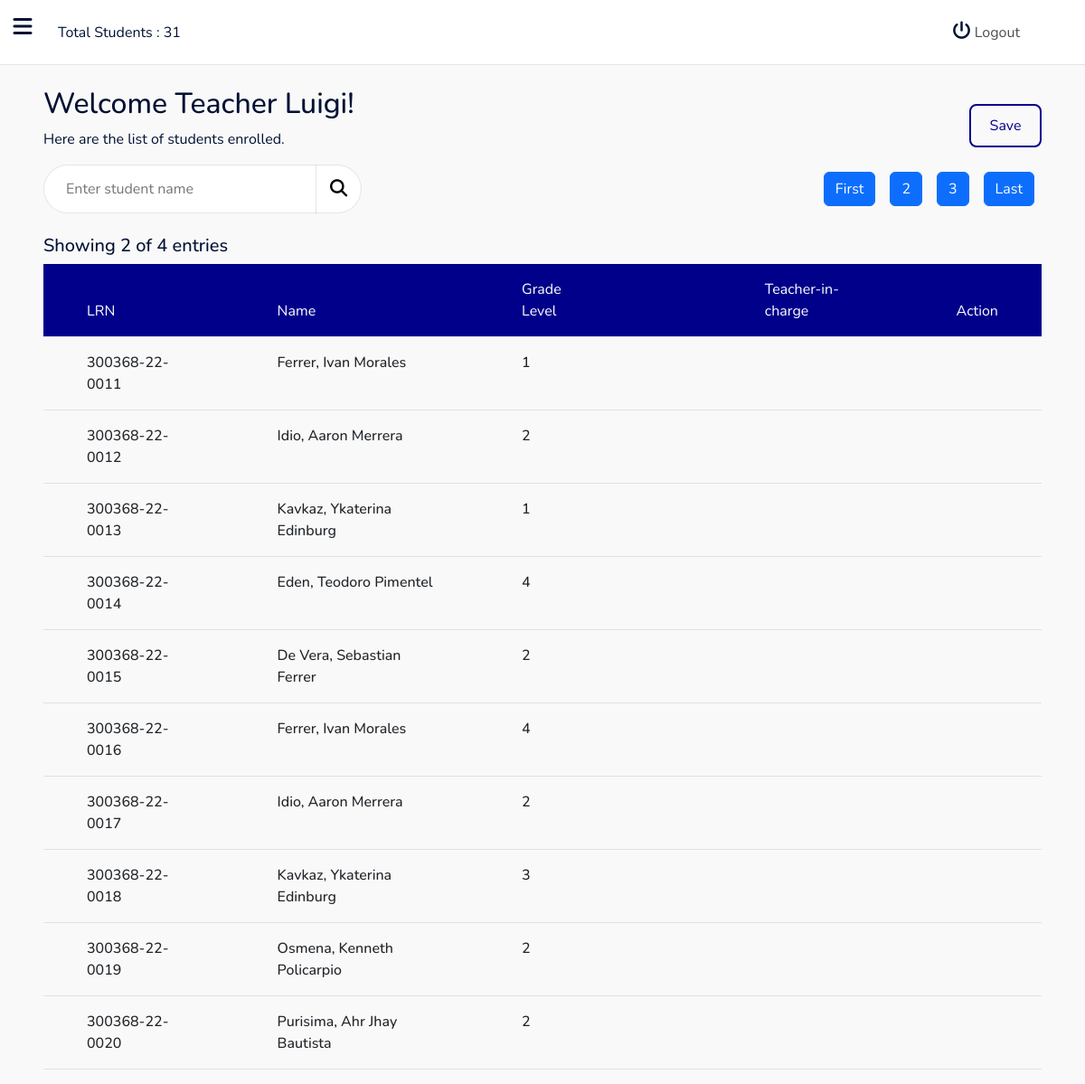
The app's page /teacher.php?page=2 (signed in) with its own data.
### tables this page shows
CREATE TABLE `teachers` (
  `id` int(11) NOT NULL,
  `username` varchar(255) NOT NULL,
  `firstname` varchar(255) NOT NULL,
  `middlename` varchar(255) NOT NULL,
  `lastname` varchar(255) NOT NULL,
  `password` text NOT NULL
);

CREATE TABLE `students` (
  `id` int(11) NOT NULL,
  `student_lrn` text NOT NULL,
  `firstname` varchar(255) NOT NULL,
  `middlename` varchar(255) NOT NULL,
  `lastname` varchar(255) NOT NULL,
  `birthday` varchar(32) NOT NULL,
  `present_house_no` varchar(255) NOT NULL,
  `present_brgy` varchar(255) NOT NULL,
  `present_town_city` varchar(255) NOT NULL,
  `present_province` varchar(255) NOT NULL,
  `perm_house_no` varchar(255) NOT NULL,
  `perm_brgy` varchar(255) NOT NULL,
  `perm_townCity` varchar(255) NOT NULL,
  `perm_province` varchar(255) NOT NULL,
  `father_name` varchar(255) NOT NULL,
  `father_educ` varchar(255) NOT NULL,
  `father_occu` varchar(255) NOT NULL,
  `father_contact` varchar(255) NOT NULL,
  `mother_name` varchar(255) NOT NULL,
  `mother_educ` varchar(255) NOT NULL,
  `mother_occu` varchar(255) NOT NULL,
  `mother_contact` varchar(255) NOT NULL,
  `no_siblings` varchar(255) NOT NULL,
  `gender` varchar(10) NOT NULL,
  `birth_order` varchar(255) NOT NULL,
  `living_with` varchar(255) NOT NULL,
  `guardian_name` varchar(255) NOT NULL,
  `guardian_relation` varchar(255) NOT NULL,
  `guardian_address` varchar(255) NOT NULL,
  `total_fam_income` varchar(255) NOT NULL,
  `hand_type` varchar(255) NOT NULL,
  `vision_type` varchar(255) NOT NULL,
  `hearing_condition` varchar(255) NOT NULL,
  `speech_condition` varchar(255) NOT NULL,
  `password` text NOT NULL,
  `grade_level` varchar(32) NOT NULL
);

### classes/Singleton.class.php (called while the page is built, shortened)
<?php
require_once("DbHelper.class.php");
class Singleton
{
    private static $m_DbInstance;
    private static function InitDbHelper() : DbHelper
    {
        return new DbHelper
        (
            Config::GetHost(),
            Config::GetUsername(),
            Config::GetPassword(),
            Config::GetDbName()
        );
    }
    public static function GetDbHelperInstance() : DbHelper
    {
        if (self::$m_DbInstance == null)
        {
            self::$m_DbInstance = self::InitDbHelper();
        }
        return self::$m_DbInstance;
    }
}
?>

### includes/teachers.students-mgt.php (called while the page is built)
<?php
require_once "includes/autoloader.inc.php";
$db = Singleton::GetDbHelperInstance();
$table = Constants::$STUDENTS_TABLE;
$entriesPerPage = 10;
$totalEntries = $db -> CountRows($table);
$totalPages = ceil($totalEntries / $entriesPerPage);
$currentPageIndex = isset($_GET['page']) ? $_GET['page'] : 1;
$offsetX = ($currentPageIndex - 1) * $entriesPerPage;
$students_table = $db -> SelectLimitOffset($table, $offsetX, $entriesPerPage);
?>

### classes/DbHelper.class.php (called while the page is built, shortened)
<?php
class DbHelper
{
    public $Pdo;
    function __construct(string $host, string $username, string $password, string $dbname, int $port = 3306)
    {
        $this -> Host = $host;
        $this -> Username = $username;
        $this -> Password = $password;
        $this -> DbName = $dbname;
        $provider = "mysql:host={$this->Host}; dbname={$this->DbName}; charset=utf8";
        $this -> Pdo = new PDO($provider, $this -> Username, $this -> Password);
        $this -> Pdo -> setAttribute(PDO::ATTR_ERRMODE, PDO::ERRMODE_EXCEPTION);
        $this -> Pdo -> setAttribute(PDO::MYSQL_ATTR_INIT_COMMAND, "SET sql_mode=(SELECT REPLACE(@@sql_mode,'ONLY_FULL_GROUP_BY',''))");
    }
    public function CountRows(string $table) : int
    {
        $sth = $this -> Pdo -> prepare("SELECT COUNT(*) FROM $table");
        $sth -> execute();
        $total = $sth -> fetchColumn();
        return $total;
    }
    public function SelectRow_Where(string $table, array $conds) : array
    {
        $cols = array_keys($conds);
        $cols_param = [];
        foreach ($cols as $c)
        {
            array_push($cols_param, "$c=?");
        }
        $cols_param_str = join(" AND ", $cols_param);
        $vals = array_values($conds);
        $sql = "SELECT * FROM $table WHERE $cols_param_str LIMIT 1";
        $sth = $this -> Pdo -> prepare($sql);
        $sth -> execute($vals);
        $result = $sth -> fetch(PDO::FETCH_ASSOC) ?: [];
        return $result;
    }
    public function SelectLimitOffset(string $table, int $x, int $y)
    {
        $sql = "SELECT * FROM $table ORDER BY id LIMIT $x, $y";
        $sth = $this -> Pdo -> prepare($sql);
        $sth -> execute();
        $result = $sth -> fetchAll(PDO::FETCH_ASSOC) ?: [];
        return $result;
    }
}
?>

### includes/autoloader.inc.php (called while the page is built, shortened)
<?php
function register($className)
{
    $className = str_replace("\\", "/", $className);
    $fullPath = "classes/" . $className . ".class.php";
}
?>

### classes/Config.class.php (called while the page is built)
<?php
class Config
{
    private static string $server_host = "sql104.epizy.com";
    private static string $server_username = "epiz_31851432";
    private static string $server_password = "EXpPZWg8NwHXb";
    private static string $server_db = "epiz_31851432_deped";
    private static string $local_host = "localhost";
    private static string $local_username = "root";
    private static string $local_password = "";
    private static string $local_db = "deped";
    public static function GetHost() : string
    {
        return self::IsLocalhost() ? self::$local_host : self::$server_host;
    }
    public static function GetUsername() : string
    {
        return self::IsLocalhost() ? self::$local_username : self::$server_username;
    }
    public static function GetPassword() : string
    {
        return self::IsLocalhost() ? self::$local_password : self::$server_password;
    }
    public static function GetDbName() : string
    {
        return self::IsLocalhost() ? self::$local_db : self::$server_db;
    }
    public static function IsLocalhost($whitelist = ['127.0.0.1', '::1'])
    {
        return in_array($_SERVER['REMOTE_ADDR'], $whitelist);
    }
}
?>

### classes/Auth.class.php (called while the page is built, shortened)
<?php
class Auth
{
    public static function LoadAuthCookie() : array
    {
        if (isset(
            $_COOKIE[Constants::$COOKIE_AUTH_TOKEN_ALIAS],
            $_COOKIE[Constants::$COOKIE_USERNAME_ALIAS],
            $_COOKIE[Constants::$COOKIE_PASSWORD_ALIAS],
            $_COOKIE[Constants::$COOKIE_AUTH_USERID_ALIAS]
        ))
        {
            return
            [
                "token" => $_COOKIE[Constants::$COOKIE_AUTH_TOKEN_ALIAS],
                "username" => $_COOKIE[Constants::$COOKIE_USERNAME_ALIAS],
                "password" => $_COOKIE[Constants::$COOKIE_PASSWORD_ALIAS],
                "userid" => $_COOKIE[Constants::$COOKIE_AUTH_USERID_ALIAS]
            ];
        }
        return [];
    }
}

### teacher.php (the view, shortened to what this page needs)
<?php
require_once "includes/autoloader.inc.php";
$authCookie = Auth::LoadAuthCookie();
$this_users_id = array("id" => $authCookie["userid"]);
$res = Singleton::GetDbHelperInstance()->SelectRow_Where(Constants::$TEACHERS_TABLE, $this_users_id, true);
$firstName = $res['firstname'];
require_once("includes/teachers.students-mgt.php");
?>
<!DOCTYPE html>
<html lang="en">
<head>
    <link href="https://cdn.jsdelivr.net/npm/bootstrap@5.2.1/dist/css/bootstrap.min.css" rel="stylesheet">
    <link rel="stylesheet" href="https://cdnjs.cloudflare.com/ajax/libs/font-awesome/6.2.0/css/all.min.css" />
    <link rel="stylesheet" href="styles/style.css">
    <link rel="stylesheet" href="lib/material-design-icons/material-icons.css">
</head>
<body>
    <div class="main-container d-flex h-100">
        <div class="sidebar px-4 show" id="side_nav">
            <i class="toggle-button open fa-solid fa-bars d-flex justify-content-center align-items-center"></i>
        </div>
        <div class="content">
            <nav class="px-4 py-1 d-flex justify-content-center px-5 bg-white" id="nav_top">
                <div class="top_container px-3 d-flex justify-content-between align-items-center">
                    <span>Total Students : <?php echo $totalEntries; ?></span>
                    <a href="logout.php" class="px-2 text-decoration-none" id="logout_btn">
                        <i class="fa-solid fa-power-off"></i>
                        Logout
                    </a>
                </div>
            </nav>
            <div class="mt-4 px-5">
                <div class="d-flex justify-content-between align-items-center">
                    <div class="left">
                        <h2>Welcome Teacher <?php echo $firstName ?>!</h2>
                        <p>Here are the list of students enrolled.</p>
                    </div>
                    <button class="py-1 px-3" id="save_btn">Save</button>
                </div>
                <div class="row">
                    <div class="col">
                        <div class="search flex d-flex align-items-center">
                            <input type="text" placeholder="Enter student name" class="px-4 py-2" id="search_field">
                            <button id="search_submit">
                                <i class="fa-solid fa-magnifying-glass"></i>
                            </button>
                        </div>
                    </div>
                    <div class="col d-flex align-items-center justify-content-end">
                        <a href="<?php echo $_SERVER["PHP_SELF"] . "?page=1"; ?>" class="btn btn-primary mx-2">First</a>
                        <?php for ($i = 2; $i < $totalPages; $i++) : ?>
                            <a href="<?php echo $_SERVER["PHP_SELF"] . "?page=" . $i; ?>" class="btn btn-primary mx-2"><?= $i; ?></a>
                        <?php endfor; ?>
                        <a href="<?php echo $_SERVER["PHP_SELF"] . "?page=" . $totalPages; ?>" class="btn btn-primary mx-2">Last</a>
                    </div>
                </div>
            </div>
            <div class="table_container mt-4 d-flex flex-grow-1 position-relative">
                <div class="px-5" id="table">
                    <div class="entries-pagination-tracker">
                        <h5>Showing <?= $currentPageIndex; ?> of <?= $totalPages ?> entries</h5>
                    </div>
                    <table class="table">
                        <thead>
                            <tr>
                                <th class="py-3 px-5">LRN</th>
                                <th class="py-3 px-5">Name</th>
                                <th class="py-3 px-5">Grade Level</th>
                                <th class="py-3 px-5"></th>
                                <th class="py-3 px-5">Teacher-in-charge</th>
                                <th class="py-3 px-5">Action</th>
                            </tr>
                        </thead>
                        <tbody>
                            <?php if ($totalEntries > 0) : ?>
                                <?php foreach ($students_table as $s) : ?>
                                    <tr>
                                        <td class="py-3 px-5"><?= $s['student_lrn']; ?></td>
                                        <td class="py-3 px-5"><?php echo $s['lastname'] . ", " . $s['firstname'] . " " . $s['middlename'] ?></td>
                                        <td class="py-3 px-5"><?= $s['grade_level']; ?></td>
                                        <td class="py-3 px-5"></td>
                                        <td class="py-3 px-5"></td>
                                        <td class="py-3 px-5"></td>
                                    </tr>
                                <?php endforeach; ?>
                            <?php endif; ?>
                        </tbody>
                    </table>
                </div>
            </div>
        </div>
    </div>
</body>
</html>

### styles/style.css (style rules this page uses)
body { background-color: #f9f9f9; color : #001233; font-family: 'Nunito', sans-serif; }
#side_nav { position: relative; background: darkblue; min-width: 295px; max-width: 295px; transition: all 0.5s; }
#side_nav.show { margin-left: -295px; }
.content { width: 100%; display: flex; flex-direction: column; min-height: 100vh; }
#logout_btn { background: white; color : rgba(0,0,0,.7); border: none; border-radius: 2px; }
#logout_btn i { font-size: 20px; color : #001233 }
.toggle-button { position: absolute; width: 50px; top: .7rem; right: -50px; background: white; color: #001233; border-radius: 0 5px 5px 0; font-size: 24px; height: fit-content; padding: 6px 8px; cursor: pointer; }
#nav_top { width: 100%; height: 72px; top: 0; left: 0; border-bottom: 1px solid rgba(0,0,0,.1); }
.top_container { width: 100%; }
.search { width: fit-content; height: 54px; background: white; border: 1px solid rgba(0,0,0,.1); border-radius: 30px; }
.search #search_field { width: 300px; height: inherit; border-radius: 30px 0 0 30px; background: transparent; outline: none; border:none }
.search #search_submit { width: 50px; height: inherit; background: transparent; border-left: 1px solid rgba(0,0,0,.1); border-radius: 0 8px 8px 0; outline: none; border-top: none; border-right: none; border-bottom: none; }
.search #search_submit { font-size: 1.2rem; }
#save_btn { width: 80px; height: 48px; background: none; border: 2px solid darkblue; color: darkblue; border-radius: 8px; outline: none; transition: .4s ease-in-out; }
.table_container { position: relative; }
#table { position: absolute; top: 0; left: 0; width: 100%; height: 100%; overflow: auto; }
table { width: 100%; height: 100%; max-height: 80%; overflow-y: auto; font-size: 1rem; }
table thead { background: darkblue; color: white; position: sticky; left: 0; top: 0; }
table thead tr th { font-weight: 400; }
table tbody tr td { font-weight: 500; }

### records on screen
teachers: firstname "Luigi"
students: student_lrn "300368-22-0011", lastname "Ferrer", firstname "Ivan", middlename "Morales", grade_level "1"
students: student_lrn "300368-22-0012", lastname "Idio", firstname "Aaron", middlename "Merrera", grade_level "2"
students: student_lrn "300368-22-0013", lastname "Kavkaz", firstname "Ykaterina", middlename "Edinburg", grade_level "1"
students: student_lrn "300368-22-0014", lastname "Eden", firstname "Teodoro", middlename "Pimentel", grade_level "4"
students: student_lrn "300368-22-0015", lastname "De Vera", firstname "Sebastian", middlename "Ferrer", grade_level "2"
students: student_lrn "300368-22-0016", lastname "Ferrer", firstname "Ivan", middlename "Morales", grade_level "4"
students: student_lrn "300368-22-0017", lastname "Idio", firstname "Aaron", middlename "Merrera", grade_level "2"
students: student_lrn "300368-22-0018", lastname "Kavkaz", firstname "Ykaterina", middlename "Edinburg", grade_level "3"
students: student_lrn "300368-22-0019", lastname "Osmena", firstname "Kenneth", middlename "Policarpio", grade_level "2"
students: student_lrn "300368-22-0020", lastname "Purisima", firstname "Ahr Jhay", middlename "Bautista", grade_level "2"

### other values on screen
$totalEntries "31"
$currentPageIndex "2"
$totalPages "4"
